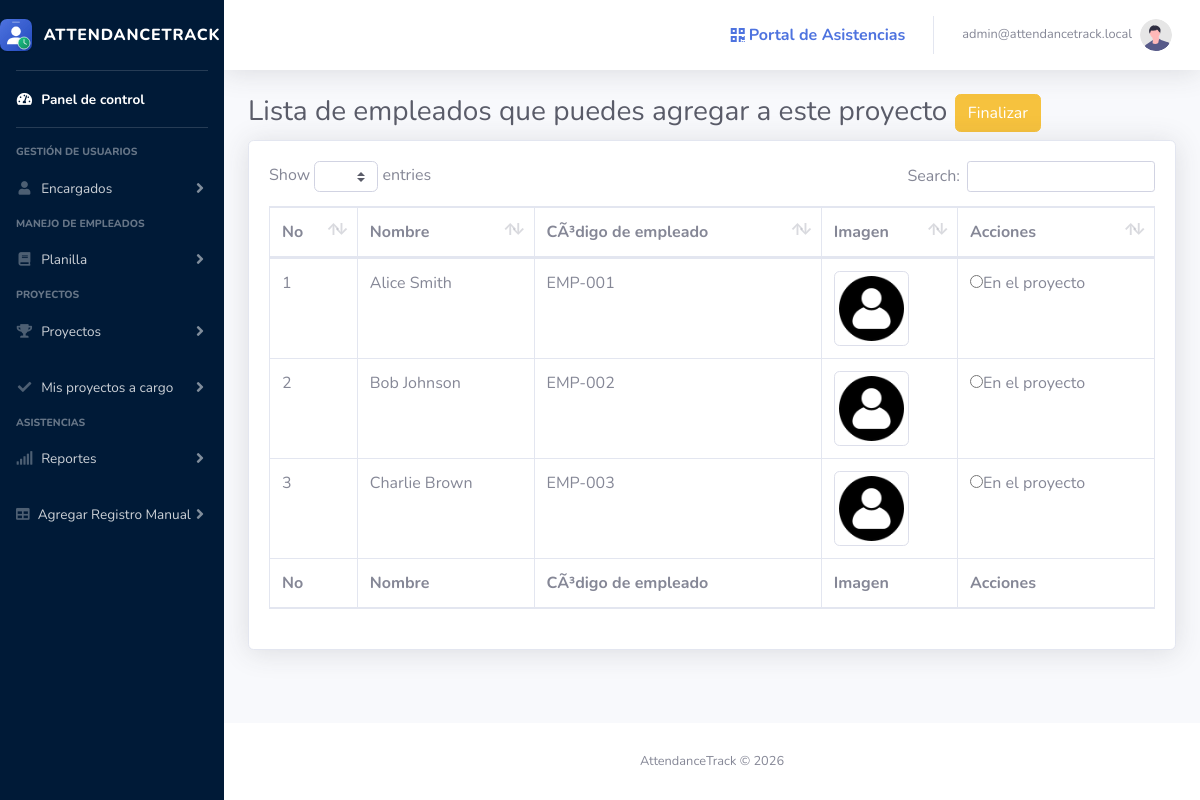
The app's page /admin/lista.php?proyecto=1 (signed in) with its own data.
### tables this page shows
CREATE TABLE `planilla` (
  `id` int(11) NOT NULL AUTO_INCREMENT,
  `nombre` varchar(250) NOT NULL,
  `cod_empleado` varchar(250) NOT NULL,
  `lunes_entrada` time NOT NULL DEFAULT '07:00:00',
  `lunes_salida` time NOT NULL DEFAULT '17:00:00',
  `martes_entrada` time NOT NULL DEFAULT '07:00:00',
  `martes_salida` time NOT NULL DEFAULT '17:00:00',
  `miercoles_entrada` time NOT NULL DEFAULT '07:00:00',
  `miercoles_salida` time NOT NULL DEFAULT '17:00:00',
  `jueves_entrada` time NOT NULL DEFAULT '07:00:00',
  `jueves_salida` time NOT NULL DEFAULT '17:00:00',
  `viernes_entrada` time NOT NULL DEFAULT '07:00:00',
  `viernes_salida` time NOT NULL DEFAULT '16:00:00',
  `sabado_entrada` time NOT NULL DEFAULT '07:00:00',
  `sabado_salida` time NOT NULL DEFAULT '12:00:00',
  `domingo_entrada` time NOT NULL DEFAULT '00:00:00',
  `domingo_salida` time NOT NULL DEFAULT '00:00:00',
  `status` enum('Activo','Inactivo') NOT NULL DEFAULT 'Activo',
  `img_empleado` varchar(250) NOT NULL DEFAULT 'images/picture.png',
  `rol` varchar(250) NOT NULL DEFAULT 'Operario',
  `tipo` enum('Fijo','Eventual') NOT NULL DEFAULT 'Fijo',
  `tel` varchar(50) NOT NULL DEFAULT '',
  `dui` varchar(50) NOT NULL DEFAULT '',
  PRIMARY KEY (`id`),
  KEY `idx_cod_empleado` (`cod_empleado`)
);

### admin/lista.php (the view, shortened to what this page needs)
<?php
include('includes/header.php');
?>
<body id="page-top">
    <div id="wrapper">
        <?php
        include('includes/sidebar.php');
        ?>
        <div id="content-wrapper" class="d-flex flex-column">
            <div id="content">
                <?php
                include('includes/navbar.php');
                ?>
                <div class="container-fluid">
                    <h1 class="h3 mb-2 text-gray-800">Lista de empleados que puedes agregar a este proyecto <a href="proyectos.php" class="btn btn-warning ">
                            Finalizar
                        </a></h1>
                    <div class="card shadow mb-4">
                        <div class="card-body">
                            <div class="table-responsive">
                                <table class="table table-bordered" id="miTabla" width="100%" cellspacing="0">
                                    <thead>
                                        <tr>
                                            <th>No</th>
                                            <th>Nombre</th>
                                            <th>CÃ³digo de empleado</th>
                                            <th>Imagen</th>
                                            <th>Acciones</th>
                                        </tr>
                                    </thead>
                                    <tfoot>
                                        <tr>
                                            <th>No</th>
                                            <th>Nombre</th>
                                            <th>CÃ³digo de empleado</th>
                                            <th>Imagen</th>
                                            <th>Acciones</th>
                                        </tr>
                                    </tfoot>
                                    <tbody><?php
$counter = 0;
$proyecto = $_GET['proyecto'];
$stmt = mysqli_prepare($conn, "SELECT * FROM proyectos WHERE id = ?");
mysqli_stmt_bind_param($stmt, "s", $proyecto);
mysqli_stmt_execute($stmt);
$resultado = mysqli_stmt_get_result($stmt);
$fetch = mysqli_fetch_assoc($resultado);
$stmt = mysqli_prepare($conn, "SELECT id, nombre, cod_empleado, img_empleado FROM planilla");
mysqli_stmt_execute($stmt);
$resultado = mysqli_stmt_get_result($stmt);
while ($row = mysqli_fetch_array($resultado)) {
    $counter++;
    echo '<tr>
        <td>' . $counter . '</td>
        <td>' . $row['nombre'] . '</td>
        <td>' . $row['cod_empleado'] . '</td>
        <td><img src="../' . $row['img_empleado'] . '" width="75" height="75" class="img-fluid img-thumbnail"></td>
        <td>
            <input type="text" name="empleado" id="cod_' . $row['cod_empleado'] . '" value="' . $row['cod_empleado'] . '" hidden/>
            <input type="radio" name="en_proyecto" value="' . $fetch['nombre_proyecto'] . '" />En el proyecto
        </td>
    </tr>';
}
?>
                                    </tbody>
                                </table>
                            </div>
                        </div>
                    </div>
                </div>
            </div>
            <?php
            include('includes/footer.php');
            ?>
</body>
</html>

### admin/includes/header.php (shortened to what this page needs)
<!DOCTYPE html>
<html lang="en">
<head>
    <link href="vendor/fontawesome-free/css/all.min.css" rel="stylesheet" type="text/css">
    <link href="css/sb-admin-2.min.css" rel="stylesheet">
    <link href="vendor/datatables/dataTables.bootstrap4.min.css" rel="stylesheet">
    <link rel="stylesheet" href="https://cdnjs.cloudflare.com/ajax/libs/AlertifyJS/1.13.1/css/alertify.rtl.css">
    <link rel="stylesheet" href="https://cdnjs.cloudflare.com/ajax/libs/AlertifyJS/1.13.1/css/alertify.rtl.min.css">
    <link href="https://cdnjs.cloudflare.com/ajax/libs/AlertifyJS/1.13.1/css/alertify.css" rel="stylesheet">
</head>

### admin/includes/sidebar.php (shortened to what this page needs)
<?php
$nivel = $_SESSION['level'];
if ($nivel != '1') {
    echo '
<ul class="navbar-nav bg-gradient-secondary sidebar sidebar-dark accordion" id="accordionSidebar">
    <a class="sidebar-brand d-flex align-items-center justify-content-center" href="index.php">
        <div class="sidebar-brand-icon">
            <img src="../images/logo.svg" width="40px" height="40px" alt="AttendanceTrack">
        </div>
        <div class="sidebar-brand-text mx-2">AttendanceTrack</div>
    </a>
    <hr class="sidebar-divider my-0">
    <li class="nav-item active">
        <a class="nav-link" href="index.php">
            <i class="fas fa-fw fa-tachometer-alt"></i>
            <span>Panel de control</span></a>
    </li>
    <hr class="sidebar-divider">
    <div class="sidebar-heading">
        Gestión de usuarios
    </div>
    <li class="nav-item">
        <a class="nav-link collapsed" href="#" data-toggle="collapse" data-target="#collapseUsuarios" aria-expanded="true" aria-controls="collapseUsuarios">
            <i class="fas fa-fw fa-user"></i>
            <span>Encargados</span>
        </a>
    </li>
    <div class="sidebar-heading">
        Manejo de Empleados
    </div>
    <li class="nav-item">
        <a class="nav-link collapsed" href="#" data-toggle="collapse" data-target="#collapseEmnpleados" aria-expanded="true" aria-controls="collapseEmnpleados">
            <i class="fas fa-fw fa-book"></i>
            <span>Planilla</span>
        </a>
    </li>
    <div class="sidebar-heading">
        Proyectos
    </div>
    <li class="nav-item">
        <a class="nav-link collapsed" href="#" data-toggle="collapse" data-target="#collapseProyectos" aria-expanded="true" aria-controls="collapseProyectos">
            <i class="fas fa-fw fa-trophy"></i>
            <span>Proyectos</span>
        </a>
        <a class="nav-link collapsed" href="#" data-toggle="collapse" data-target="#collapseCargo" aria-expanded="true" aria-controls="collapseCargo">
            <i class="fas fa-fw fa-check"></i>
            <span>Mis proyectos a cargo</span>
        </a>
    </li>
    <div class="sidebar-heading">
        Asistencias
    </div>
    <li class="nav-item">
        <a class="nav-link collapsed" href="#" data-toggle="collapse" data-target="#collapseAsistencias" aria-expanded="true" aria-controls="collapseAsistencias">
            <i class="fas fa-fw fa-signal"></i>
            <span>Reportes</span>
        </a>
    <li class="nav-item">
        <a class="nav-link collapsed" href="#" data-toggle="collapse" data-target="#collapseAsistenciasqr" aria-expanded="true" aria-controls="collapseAsistenciasqr">
            <i class="fas fa-table"></i>
            <span>Agregar Registro Manual</span>
        </a>
    </li>
</ul>
';
} else if ($nivel == '1') {
    echo '
<ul class="navbar-nav bg-gradient-secondary sidebar sidebar-dark accordion" id="accordionSidebar">
    <a class="sidebar-brand d-flex align-items-center justify-content-center" href="index.php">
        <div class="sidebar-brand-icon">
            <img src="../images/logo.svg" width="40px" height="40px" alt="AttendanceTrack">
        </div>
        <div class="sidebar-brand-text mx-2">AttendanceTrack</div>
    </a>
    <hr class="sidebar-divider my-0">
    <li class="nav-item active">
        <a class="nav-link" href="index.php">
            <i class="fas fa-fw fa-tachometer-alt"></i>
            <span>Panel de control</span></a>
    </li>
    <hr class="sidebar-divider">
    <div class="sidebar-heading">
        Gestión de planilla
    </div>
    <li class="nav-item">
        <a class="nav-link collapsed" href="#" data-toggle="collapse" data-target="#collapseUsuarios" aria-expanded="true" aria-controls="collapseUsuarios">
            <i class="fas fa-fw fa-user"></i>
            <span>Mis proyectos a cargo</span>
        </a>
        <div id="collapseUsuarios" class="collapse" aria-labelledby="headingTwo" data-parent="#accordionSidebar">
            <div class="bg-white py-2 collapse-inner rounded">
                <a class="collapse-item" href="mis_proyectos.php">Justificación de asistencia</a>
            </div>
        </div>
    </li>
</ul>
';
}

### admin/includes/navbar.php (shortened to what this page needs)
<nav class="navbar navbar-expand navbar-light bg-white topbar mb-4 static-top shadow">
    <ul class="navbar-nav ml-auto">
        <li class="nav-item">
            <a class="nav-link text-primary font-weight-bold" href="../index.php" title="Ir al Portal de Escaneo">
                <i class="fas fa-qrcode mr-1"></i>
                <span class="d-none d-md-inline">Portal de Asistencias</span>
            </a>
        </li>
        <li class="nav-item dropdown no-arrow">
            <a class="nav-link dropdown-toggle" href="#" id="userDropdown" role="button" data-toggle="dropdown" aria-haspopup="true" aria-expanded="false">
                <?php
                $username = isset($_SESSION['username']) ? $_SESSION['username'] : 'Usuario';
                ?>
                <span class="mr-2 d-none d-lg-inline text-gray-600 small"><?php echo htmlspecialchars($username); ?></span>
                <img class="img-profile rounded-circle" src="img/undraw_profile.svg" alt="User">
            </a>
        </li>
    </ul>
</nav>

### admin/includes/footer.php (shortened to what this page needs)
<footer class="sticky-footer bg-white">
    <div class="container my-auto">
        <div class="copyright text-center my-auto">
            <span>AttendanceTrack &copy; <?php echo date("Y"); ?></span>
        </div>
    </div>
</footer>
</div>
</div>

### records on screen
planilla: nombre "Alice Smith", cod_empleado "EMP-001", img_empleado (picture)
planilla: nombre "Bob Johnson", cod_empleado "EMP-002", img_empleado (picture)
planilla: nombre "Charlie Brown", cod_empleado "EMP-003", img_empleado (picture)

### other values on screen
$username "admin@attendancetrack.local"
